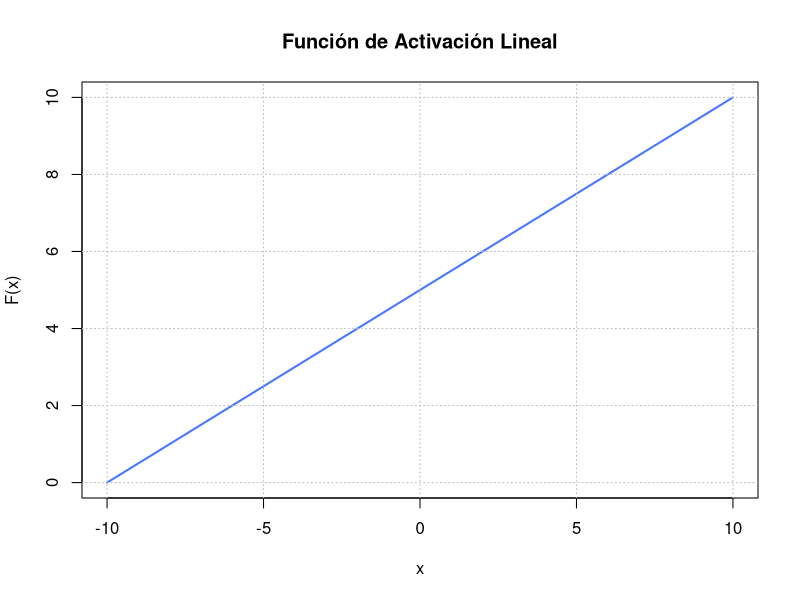
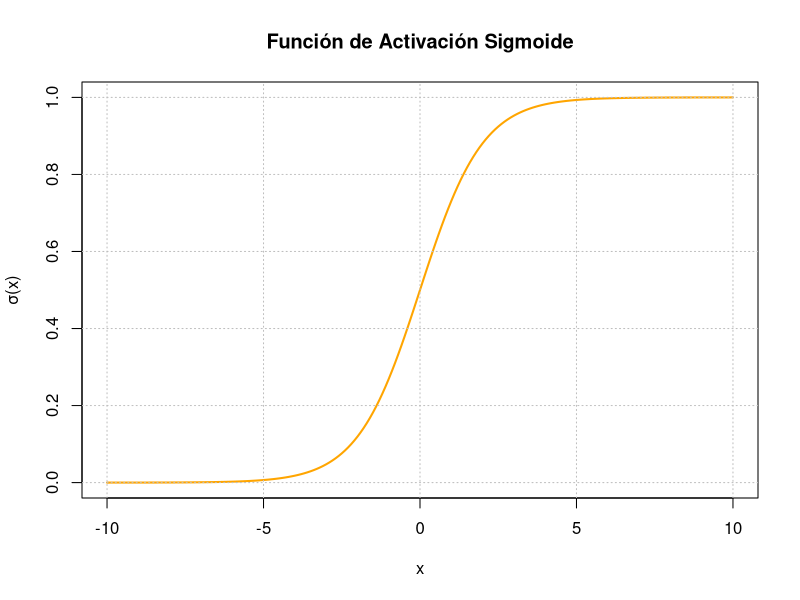
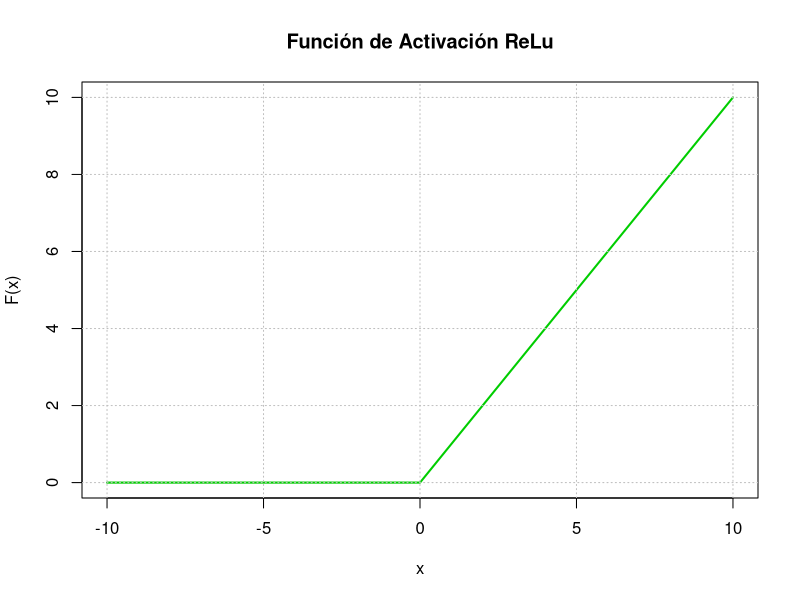
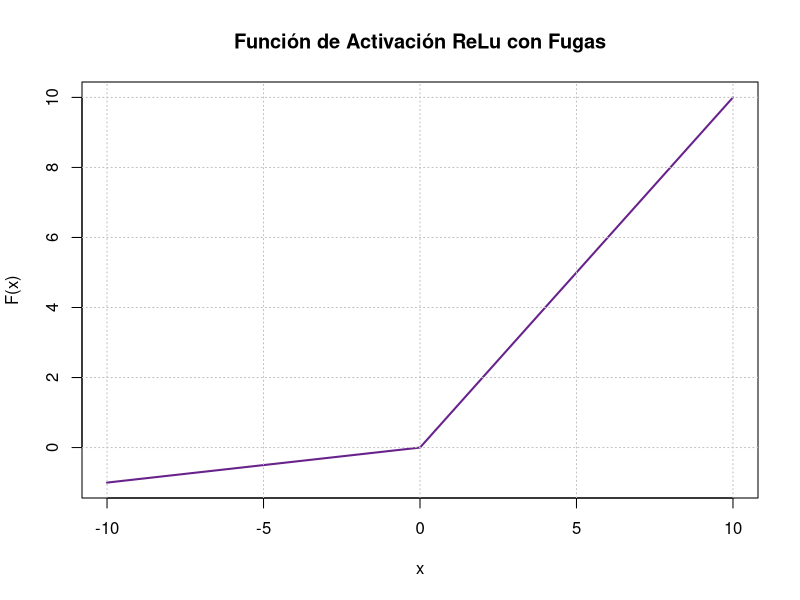
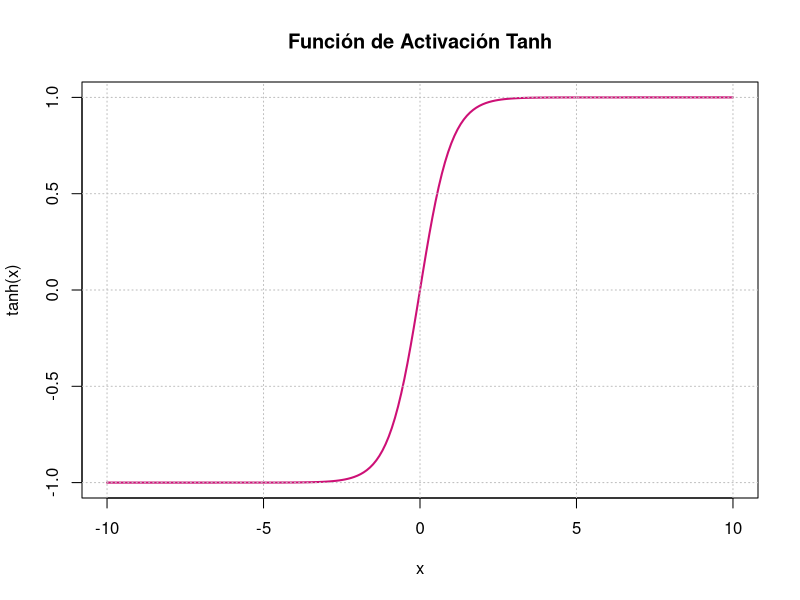
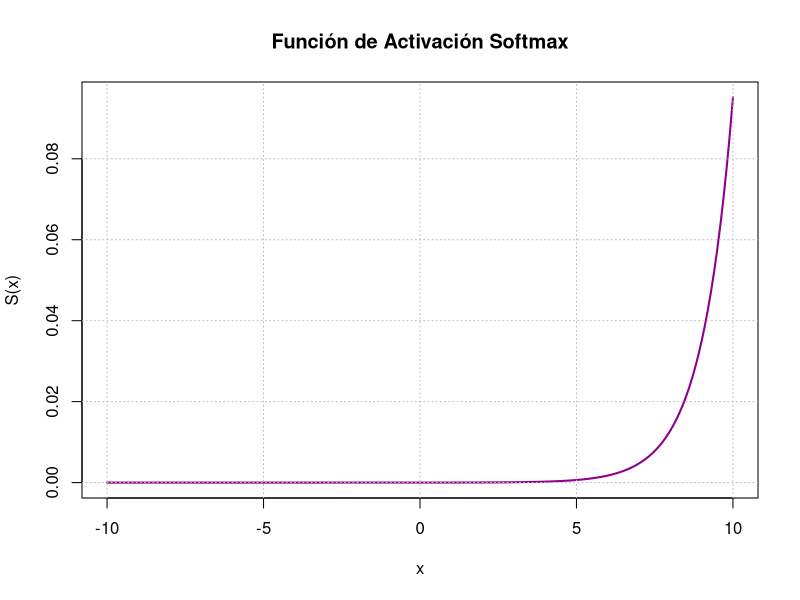

Generate these figures, in order, with R:
## ---- chunk 1
#| label: fig-fact
#| fig-cap: "Funciones de activación."
#| fig-subcap:
#|   - "Lineal"
#|   - "Sigmoide"
#|   - "ReLu"
#|   - "ReLu con fugas"
#|   - "Tangente hiperbólica"
#|   - "Softmax"
#| layout-ncol: 3
#| layout-nrow: 2

# ------- Lineal -------
linear = function(x) { 0.5*x+5 }
x = seq(-10, 10, by = 0.1)
y = linear(x)
plot(x, y, type = "l", lwd = 2, col = "royalblue1", xlab = "x", ylab = "F(x)",
     main = "Función de Activación Lineal")
grid(col = "gray")

# ------- Sigmoide -------
sigmoid = function(x) { 1 / (1 + exp(-x)) }
x = seq(-10, 10, by = 0.1)
y = sigmoid(x)
plot(x, y, type = "l", lwd = 2, col = "orange", xlab = "x", ylab = "σ(x)",
     main = "Función de Activación Sigmoide")
grid(col = "gray")

# ------- ReLu -------
ReLu = function(x) { max(0,x) }
x = seq(-10, 10, by = 0.1)
y = sapply(x, ReLu)
plot(x, y, type = "l", lwd = 2, col = "green3", xlab = "x", ylab = "F(x)",
     main = "Función de Activación ReLu")
grid(col = "gray")

# ------- Leaky ReLu -------
LReLu = function(x) { ifelse(x > 0, x, 0.1*x) }
x = seq(-10, 10, by = 0.1)
y = sapply(x, LReLu)
plot(x, y, type = "l", lwd = 2, col = "darkorchid4", xlab = "x", ylab = "F(x)",
     main = "Función de Activación ReLu con Fugas")
grid(col = "gray")

# ------- Tanh -------
Tan_h = function(x) { (exp(x)-exp(-x)) / (exp(x) + exp(-x)) }
x = seq(-10, 10, by = 0.1)
y = Tan_h(x)
plot(x, y, type = "l", lwd = 2, col = "deeppink3", xlab = "x", ylab = "tanh(x)",
     main = "Función de Activación Tanh")
grid(col = "gray")

# ------- Softmax -------
Softmax <- function(x) {exp(x)/sum(exp(x))}
x = seq(-10, 10, by = 0.1)
y = Softmax(x)
plot(x, y, type = "l", lwd = 2, col = "magenta4", xlab = "x", ylab = "S(x)",
     main = "Función de Activación Softmax")
grid(col = "gray")
